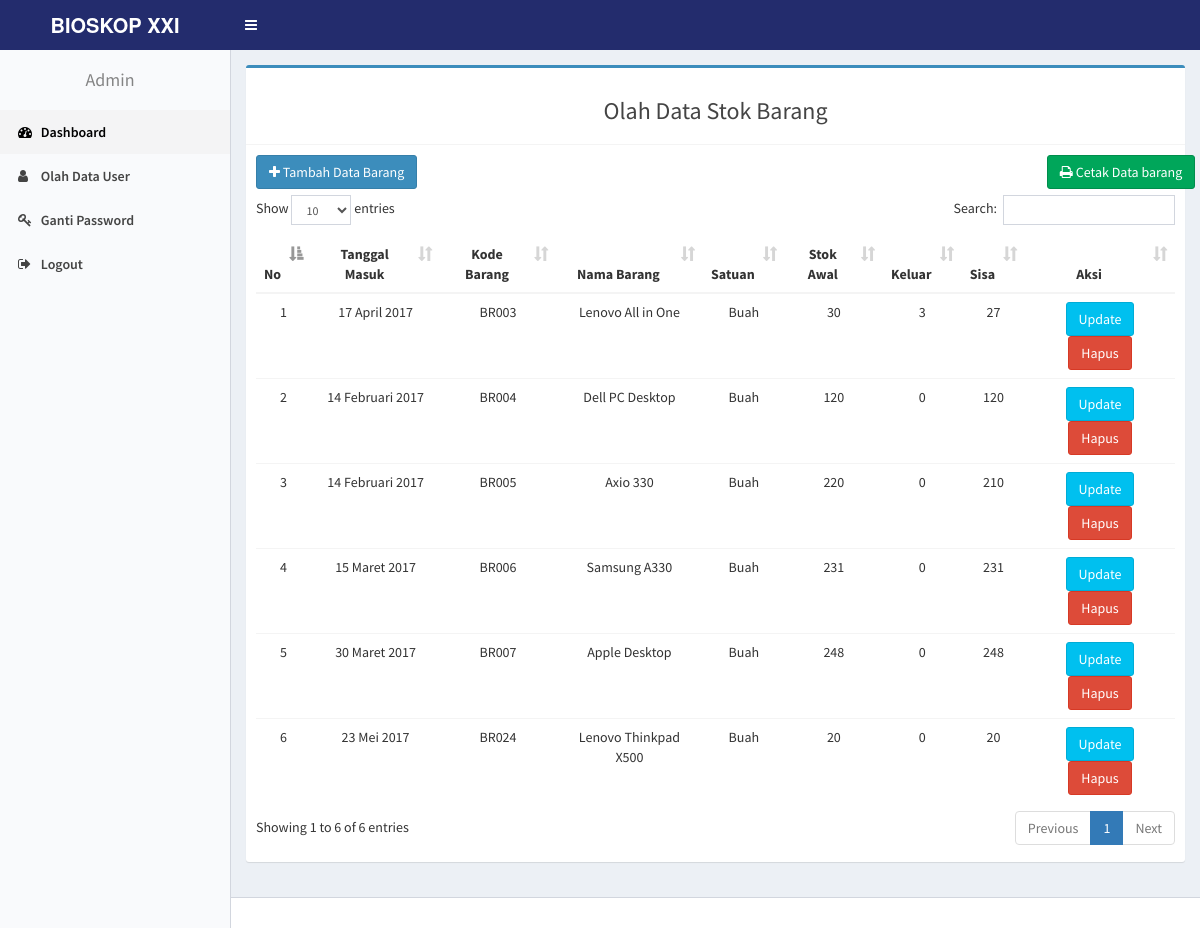
Screenshot of /admin/index.php?p=material&id_jenis=1 with the database file from the repository.
### tables this page shows
CREATE TABLE `stokbarang` (
  `kode_brg` varchar(5) NOT NULL,
  `id_jenis` int(2) NOT NULL,
  `nama_brg` varchar(30) NOT NULL,
  `harga` float DEFAULT NULL,
  `satuan` varchar(50) DEFAULT NULL,
  `stok` int(11) NOT NULL,
  `keluar` int(11) DEFAULT '0',
  `sisa` int(11) NOT NULL,
  `tgl_masuk` date NOT NULL,
  `suplier` varchar(20) NOT NULL
);

### fungsi/fungsi.php (called while the page is built)
<?php
	function tanggal_indo($tanggal) {
		$bulan = array(1=>'Januari',
						  'Februari',
						  'Maret',
						  'April',
						  'Mei',
						  'Juni',
						  'Juli',
						  'Agustus',
						  'September',
						  'Oktober',
						  'November',
						  'Desember'
				);
		$split = explode('-', $tanggal);
		$tanggal_indo = $split[2] . ' ' . $bulan[(int)$split[1]] . ' ' . $split[0];
		return $tanggal_indo;
	}
?>

### admin/material.php (the view, shortened to what this page needs)
<?php
    include "../fungsi/koneksi.php";
	include "../fungsi/fungsi.php";
	if(isset($_GET['id_jenis'])){
        $id_jenis = $_GET['id_jenis'];
        $query = mysqli_query($koneksi, "SELECT * FROM stokbarang WHERE id_jenis='$id_jenis' ");
    } else {
        $query = mysqli_query($koneksi, "SELECT * FROM stokbarang");
    }
?>
<section class="content">
	<div class="row">
		<div class="col-sm-12">
			 <div class="box box-primary">
                <div class="box-header with-border">
                    <h3 class="text-center">Olah Data Stok Barang</h3>
                </div>
                <div class="box-body">
                <div class="row">
                    <div class="col-md-2">
                        <a href="index.php?p=tambahmaterial" class=" btn btn-primary"><i class="fa fa-plus"></i> Tambah Data Barang</a><br>
                    </div>
					<div class="col-md-2 pull-right">
						<a target="_blank" href="cetakstok.php?idjenis=<?= $id_jenis;  ?>" class="btn btn-success"><i class="fa fa-print"></i> Cetak Data barang</a><br>
					</div>
                    <br><br>
                </div>
                	<div class="table-responsive">
                		<table class="table text-center" id="material">
                			<thead  >
	                			<tr>
	                				<th>No</th>
									<th>Tanggal Masuk</th>
                                    <th>Kode Barang</th>
	                				<th>Nama Barang</th>
									<th>Satuan</th>
	                				<th>Stok Awal</th>
                                    <th>Keluar</th>
                                    <th>Sisa</th>
	                				<th>Aksi</th>
	                			</tr>
                			</thead>
                			<tbody>
                				<tr>
                					<?php
                						$no =1 ;
                						if (mysqli_num_rows($query)) {
                							while($row=mysqli_fetch_assoc($query)):
                					 ?>
                						<td> <?= $no; ?> </td>
										<td> <?= tanggal_indo($row['tgl_masuk']); ?> </td>
                                        <td> <?= $row['kode_brg']; ?> </td>
                						<td> <?= $row['nama_brg']; ?> </td>
										<td> <?= $row['satuan']; ?> </td>
                						<td> <?= $row['stok']; ?> </td>
                                        <td> <?= $row['keluar']; ?> </td>
                                        <td> <?= $row['sisa']; ?> </td>
                						<td>
                                            <a href="?p=material&aksi=edit&id=<?= $row['kode_brg']; ?>"><span data-placement='top' data-toggle='tooltip' title='Update'><button  class="btn btn-info">Update</button></span></a>
                                            <a href="?p=material&aksi=hapus&id=<?= $row['kode_brg']; ?>"><span data-placement='top' data-toggle='tooltip' title='Hapus'><button  class="btn btn-danger" onclick="return confirm('Yakin ingin menghapus ?')">Hapus</button></span></a>
                                        </td>
                				</tr>
                			<?php $no++; endwhile; } ?>
                			</tbody>
                		</table>
                	</div>
                </div>
            </div>
		</div>
	</div>
</section>

### admin/index.php (shortened to what this page needs)
<!DOCTYPE html>
<html>
<head>
  <link rel="stylesheet" href="../assets/bootstrap/css/bootstrap.min.css">
  <link href="../assets/bootstrap/css/custom.css" rel="stylesheet">
  <link rel="stylesheet" href="../assets/fa/css/font-awesome.min.css">
  <link rel="stylesheet" href="../assets/dist/css/AdminLTE.min.css">
  <link rel="stylesheet" href="../assets/dist/css/skins/_all-skins.min.css">
  <link rel="stylesheet" href="../assets/plugins/iCheck/flat/blue.css">
  <link rel="stylesheet" href="../assets/plugins/morris/morris.css">
  <link rel="stylesheet" href="../assets/plugins/jvectormap/jquery-jvectormap-1.2.2.css">
  <link rel="stylesheet" href="../assets/plugins/datepicker/datepicker3.css">
  <link rel="stylesheet" href="../assets/plugins/daterangepicker/daterangepicker.css">
  <link rel="stylesheet" href="../assets/plugins/bootstrap-wysihtml5/bootstrap3-wysihtml5.min.css">
  <link rel="stylesheet" href="../assets/plugins/datatables/dataTables.bootstrap.css">
</head>
<body class="hold-transition skin-red-light sidebar-mini">
<div class="wrapper">
  <header class="main-header">
     <div class="logo">
    <span class="logo-lg"><b>BIOSKOP XXI</b></span>
  </div>
    <nav class="navbar navbar-static-top" role="navigation">
    <a href="#" class="sidebar-toggle" data-toggle="offcanvas" role="button">
    </a>
  </nav>
</header>
  <aside class="main-sidebar">
    <section class="sidebar">
      <ul class="sidebar-menu">
        <li class="header"><h4 class="text-center">Admin</h4></li>
        <li class="active treeview">
          <a href="index.php">
            <i class="fa fa-dashboard"></i> <span>Dashboard</span>
          </a>
        </li>
		    <li><a href="index.php?p=user"><i class="fa fa-user"></i> <span>Olah Data User</span></a></li>
        <li><a href="index.php?p=gantipassword"><i class="fa fa-key"></i> <span>Ganti Password</span></a></li>
        <li><a href="../logout.php"><i class="fa fa-sign-out"></i> <span>Logout</span></a></li>
      </ul>
    </section>
  </aside>
  <div class="content-wrapper">
    <?php include "page.php"; ?>
</div>
  <footer class="main-footer">
  </footer>
</body>
</html>

### admin/page.php (shortened to what this page needs)
<?php
    $page = isset($_GET['p']) ? $_GET['p'] : "";
    if ($page == 'formpesan') {
        include_once "formpesan.php";
    } else if ($page=="") {
        include_once "main.php";
    } else if ($page=="datapesanan") {
        include_once "datapesanan.php";
    }  else if ($page=="material") {
        include_once "material.php";
    } else if ($page=="tambahmaterial") {
        include_once "tambahmaterial.php";
    } else if ($page=="user") {
        include_once "user.php";
    }  else if ($page=="edit") {
        include_once "editmaterial.php";
    } else if ($page=="hapus") {
        include_once "hapusmaterial.php";
    } else if ($page=="hapususer") {
        include_once "hapususer.php";
    } else if ($page=="edituser") {
        include_once "edituser.php";
    } else if ($page=="tambahuser") {
        include_once "tambahuser.php";
    } else if ($page=="cetakstok") {
        include_once "halcetak.php";
    } else if($page == "detil"){
        include_once "detilpesan.php";
    } else if($page == "jurnal"){
        include_once "jurnal.php";
    } else if($page == "inputjurnal"){
        include_once "inputjurnal.php";
    }
 ?>

### rows the page displays
stokbarang: tgl_masuk "17 April 2017", kode_brg "BR003", nama_brg "Lenovo All in One", satuan "Buah", stok "30", keluar "3", sisa "27"
stokbarang: tgl_masuk "14 Februari 2017", kode_brg "BR004", nama_brg "Dell PC Desktop", satuan "Buah", stok "120", keluar "0", sisa "120"
stokbarang: tgl_masuk "14 Februari 2017", kode_brg "BR005", nama_brg "Axio 330", satuan "Buah", stok "220", keluar "0", sisa "210"
stokbarang: tgl_masuk "15 Maret 2017", kode_brg "BR006", nama_brg "Samsung A330", satuan "Buah", stok "231", keluar "0", sisa "231"
stokbarang: tgl_masuk "30 Maret 2017", kode_brg "BR007", nama_brg "Apple Desktop", satuan "Buah", stok "248", keluar "0", sisa "248"
stokbarang: tgl_masuk "23 Mei 2017", kode_brg "BR024", nama_brg "Lenovo Thinkpad X500", satuan "Buah", stok "20", keluar "0", sisa "20"
